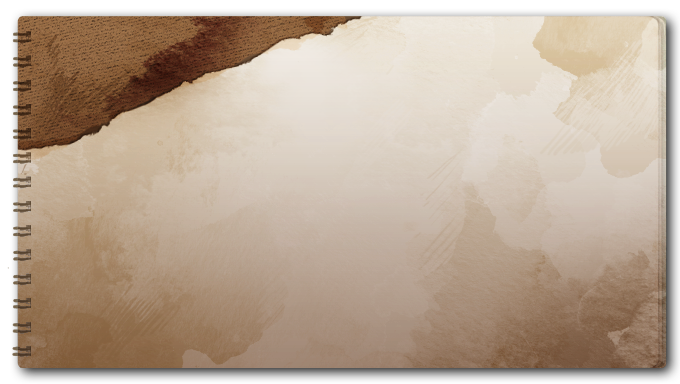
#> input picture assets/memories/MMR_MAIN_BD.png, 680 x 384 px
$ python assemble.py
#> lines starting #> are read from the running program, lines starting #| are printed output that depends on the picture
from PIL import Image
import os, glob

event = 1
page = 1
gif = 1

while event <= 9:
    if page >= 6:
        page = 1
    while page <=5:
        base = Image.open('MMR_MAIN_BD.png').convert('RGBA')
#> base is the input picture: PIL image 680x384 RGBA; mean R, G, B, A 170.6, 151.9, 134, 227.9
        with Image.open(f'MMR_EVENT_BG_{event:02d}.png').convert('RGBA') as layer:
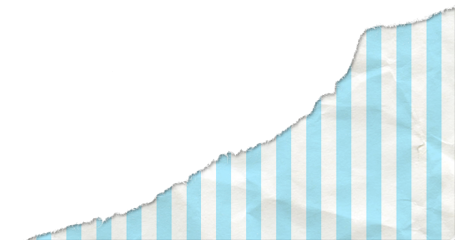
#> input picture assets/memories/MMR_EVENT_BG_01.png, 464 x 248 px
#> layer is the input picture: PIL image 464x248 RGBA; mean R, G, B, A 218.2, 229.8, 229.6, 97.9
            base.paste(layer, (211, 128), mask=layer)
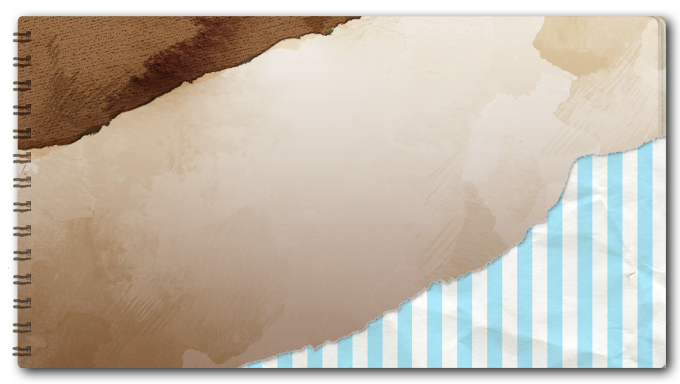
#> base: PIL image 680x384 RGBA; mean R, G, B, A 176.4, 166.4, 152.7, 227.6; transparent parts drawn white
#> (the run stopped early here; a loop or call above may not have finished)
